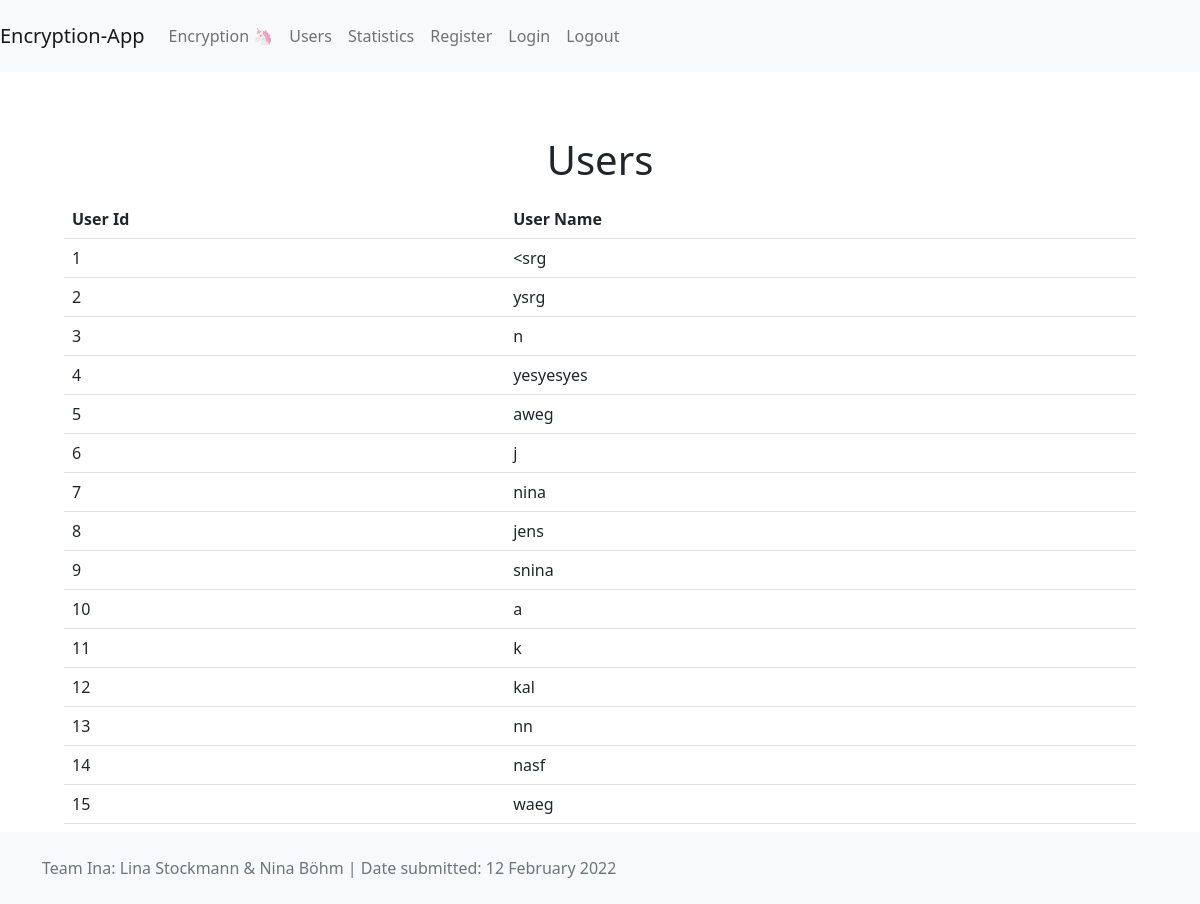
Screenshot of /users (signed in) with the database file from the repository.
### models.py (models this page shows, shortened)
class User(SqlAlchemyBase):
    __tablename__ = "user"
    id = Column(Integer, primary_key=True)
    name = Column(String, nullable=False, unique=True)
    password = Column(String, nullable=False)
    encrypted_strings = relationship("EncryptedString", back_populates="user")

### webapp.py (the view)
@app.route("/users")
@requires_logged_in
def users():
    all_users = db.session.query(User).all()
    return render_template("users.html", all_users=all_users)

### webapp.py (called while the page is built)
def requires_logged_in(func):
    @wraps(func)
    def wrapped_func(*args, **kwargs):
        form = LoginForm()
        if "user_name" in session:
            return func(*args, **kwargs)
        return render_template("login.html", form=form)
    return wrapped_func

### templates/users.html (shortened to what this page needs)
{% extends "base.html" %}
{% block head %}
    {{ super() }}
{% endblock %}
{% block content %}
    <h1>Users</h1>
    <table class="table">
        <tr>
            <th>User Id</th>
            <th>User Name</th>
        </tr>
        {% for user in all_users %}
        <tr>
            <td>{{user.id}}</td>
            <td>{{user.name}}</td>
        </tr>
        {% endfor %}
    </table>
{% endblock %}

### templates/base.html (shortened to what this page needs)
<html>
<head>
    {% block head %}
    <link href="https://cdn.jsdelivr.net/npm/bootstrap@5.1.3/dist/css/bootstrap.min.css" rel="stylesheet">
    {% endblock %}
</head>
<body>
    {% block nav %}
    {% include "header.html" %}
    {% endblock %}
    <div id="content" class="position-relative overflow-hidden p-3 p-md-5 m-md-3 text-center">
        {% block content %} {% endblock %}
    </div>
</body>
<div id="footer">
    {% block footer %}
    {% include "footer.html" %}
    {% endblock %}
</div>
</html>

### templates/header.html (shortened to what this page needs)
<html>
    <header>
        <nav class="navbar navbar-expand-lg navbar-light bg-light">
            <a class="navbar-brand" href="/">Encryption-App</a>
            <div class="navbar navbar-light bg-light">
                <div class="navbar-nav">
                    <a class="nav-item nav-link" href="/encryption">Encryption 🦄</a>
                    <a class="nav-item nav-link" href="/users">Users</a>
                    <a class="nav-item nav-link" href="/statistics">Statistics</a>
                    <a class="nav-item nav-link" href="/register">Register</a>
                    <a class="nav-item nav-link" href="/login">Login</a>
                    <a class="nav-item nav-link" href="/logout">Logout</a>
                </div>
            </div>
        </nav>
    </header>
</html>

### templates/footer.html
<html>
<footer class="footer fixed-bottom mt-auto py-4 bg-light">
    <div class="container">
        <span class="text-muted">Team Ina: Lina Stockmann & Nina Böhm</span>
        <span class="text-muted"> | Date submitted: 12 February 2022</span>
    </div>
</footer>
</html>

### rows the page displays
User: id "1", name "<srg"
User: id "2", name "ysrg"
User: id "3", name "n"
User: id "4", name "yesyesyes"
User: id "5", name "aweg"
User: id "6", name "j"
User: id "7", name "nina"
User: id "8", name "jens"
User: id "9", name "snina"
User: id "10", name "a"
User: id "11", name "k"
User: id "12", name "kal"
User: id "13", name "nn"
User: id "14", name "nasf"
User: id "15", name "waeg"
